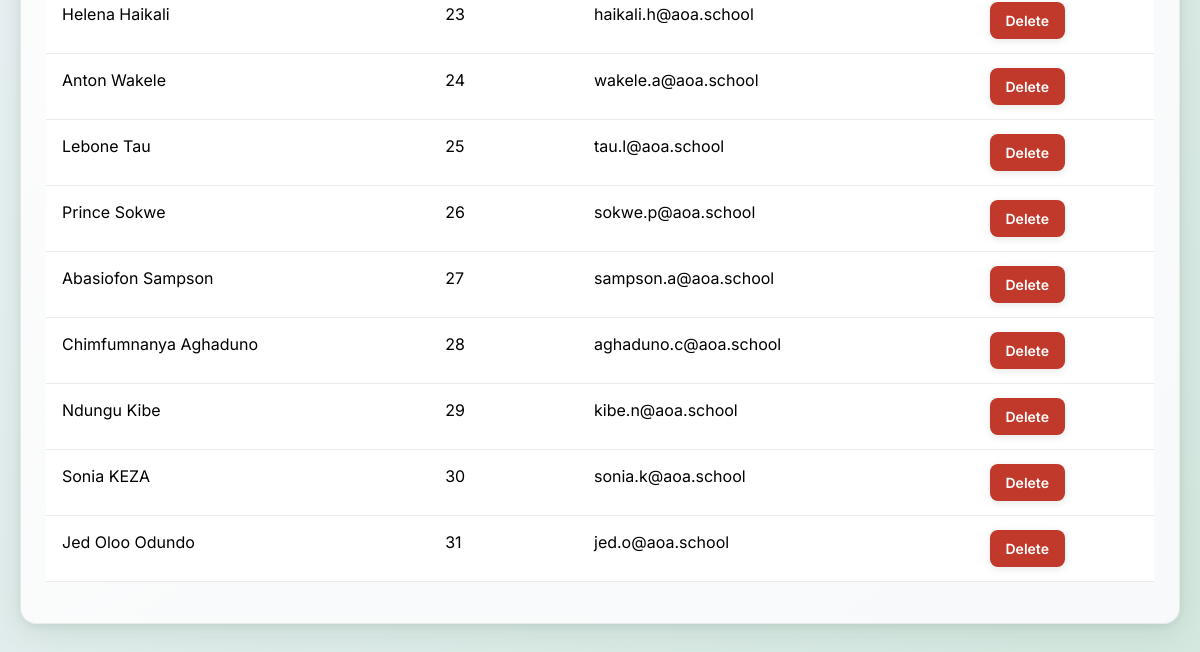
The app's page /students/view (signed in, lower part), older data.
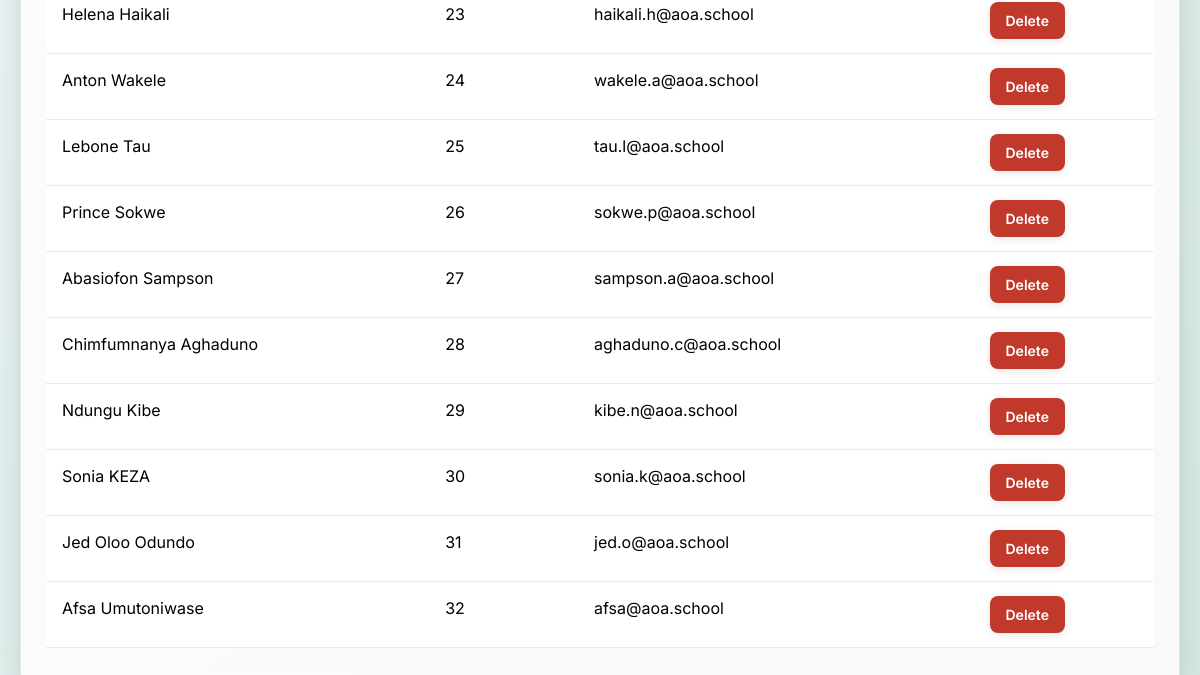
The same page, newer data.
### tables this page shows
CREATE TABLE Login(name TEXT, userid TEXT, password INTEGER, branch TEXT, mobile INTEGER, email TEXT);

### app.py (the view)
@app.route('/students/view')
@login_required
def view_students():
    get_db()
    cur = get_cursor()
    cur.execute('SELECT name, userid, email FROM Login')
    students = [dict(row) for row in cur.fetchall()]
    return render_template('view_students.html', students=students)

### app.py (called while the page is built, shortened)
def get_db():
    global DB_PATH, _db_initialized
    if 'db' not in g:
        if DB_PATH is None:
            DB_PATH = _resolve_db_path()
        g.db = sqlite.connect(DB_PATH)
        g.db.row_factory = sqlite.Row
    return g.db

def get_cursor():
    return get_db().cursor()

def login_required(f):
    @wraps(f)
    def decorated_function(*args, **kwargs):
        if 'admin_logged_in' not in session:
            flash('Please login to access this page', 'error')
            return redirect(url_for('login'))
        return f(*args, **kwargs)
    return decorated_function

### templates/view_students.html (shortened to what this page needs)
{% extends 'base.html' %}
{% block content %}
    <div class="table-container">
        <table class="data-table table">
            <tbody>
                {% for student in students %}
                <tr>
                    <td>{{ student.name }}</td>
                    <td>{{ student.userid }}</td>
                    <td>{{ student.email }}</td>
                    <td>
                        <button onclick="deleteStudent('{{ student.userid }}', '{{ student.name }}')"
                                class="btn btn-danger btn-sm">Delete</button>
                    </td>
                </tr>
                {% endfor %}
            </tbody>
        </table>
    </div>
{% endblock %}

Row changes from the older to the newer data that the page shows:
added Login: name "Afsa Umutoniwase", userid "32", email "afsa@aoa.school"
